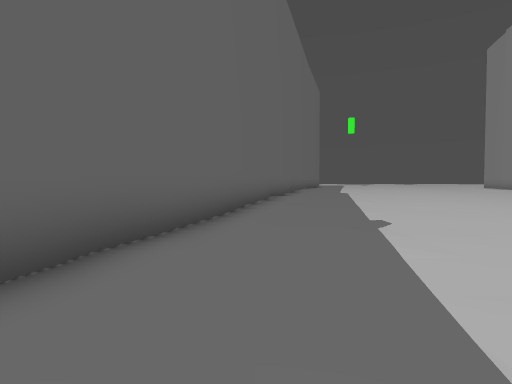
View 1 (above)

23 first-person views from a walk through a Godot game level. The camera is 1.5 m above the floor, tilts 2° down and sees 75° across. The floor is counted in squares, 2 m on a side. Each view is taken from the middle of a square. On the plan, view 1 faces up. The plan holds only what a view shows up to about 11 squares ahead; the rest is blank. The place goes on beyond the plan.

View 2
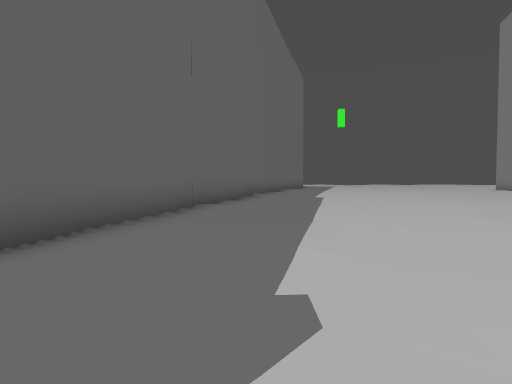

View 3
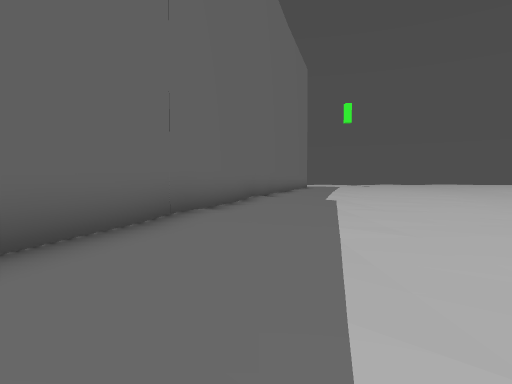

View 4
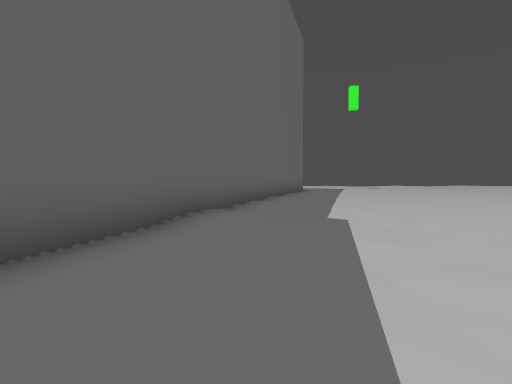

View 5
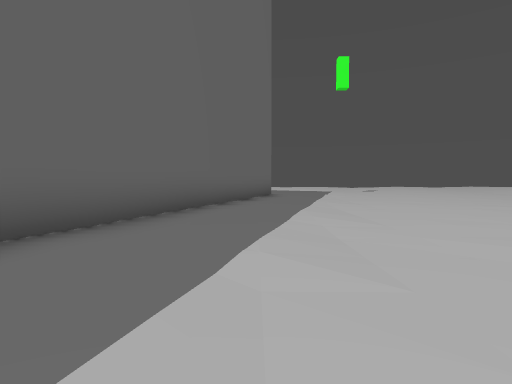

View 6
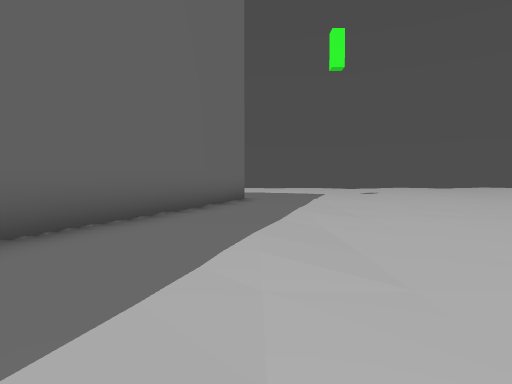

View 7
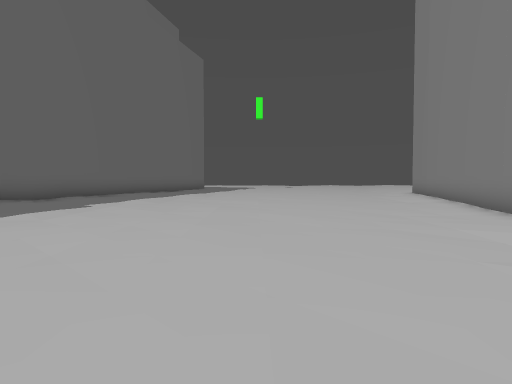

View 8
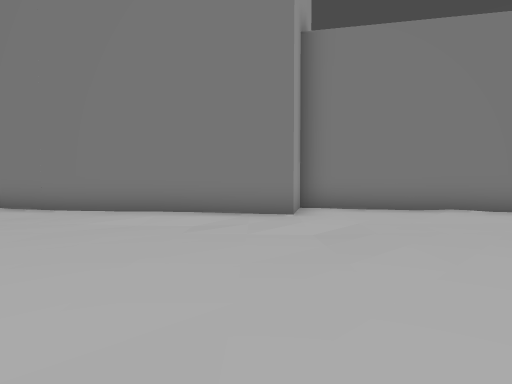

View 9
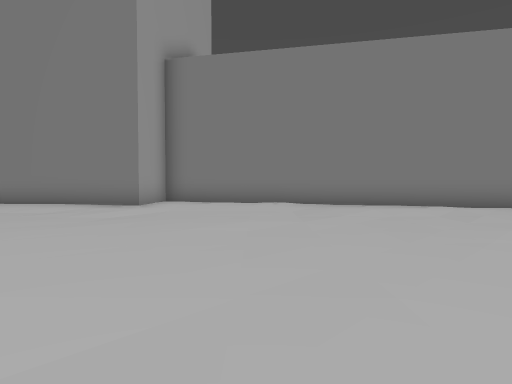

View 10
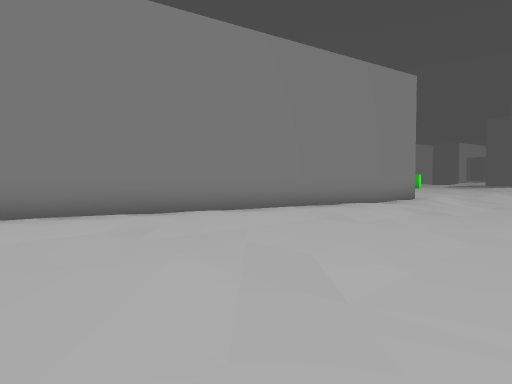

View 11
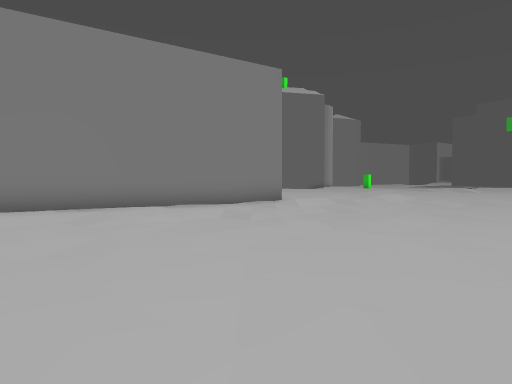

View 12
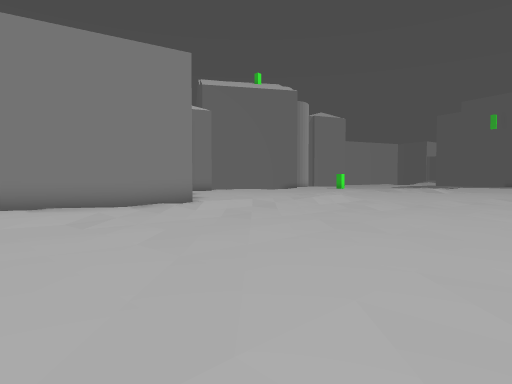

View 13
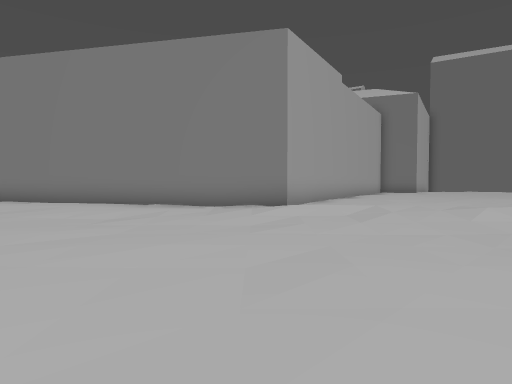

View 14
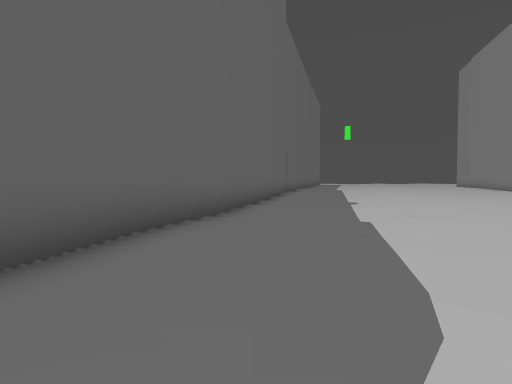

View 15
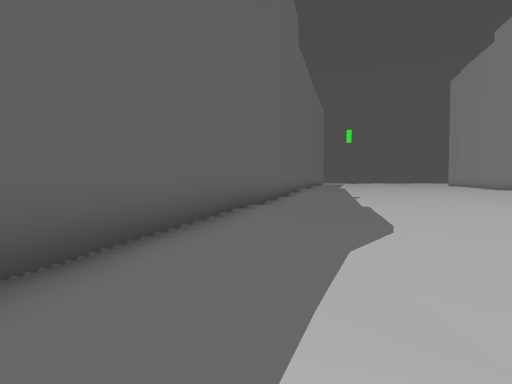

View 16
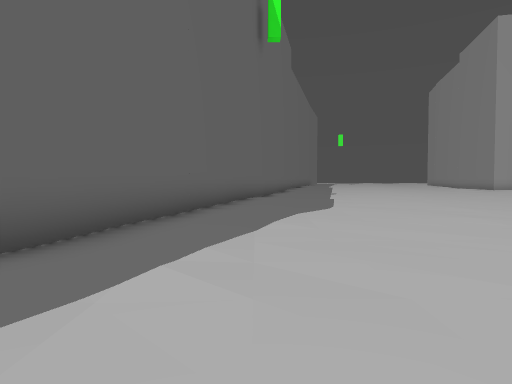

View 17
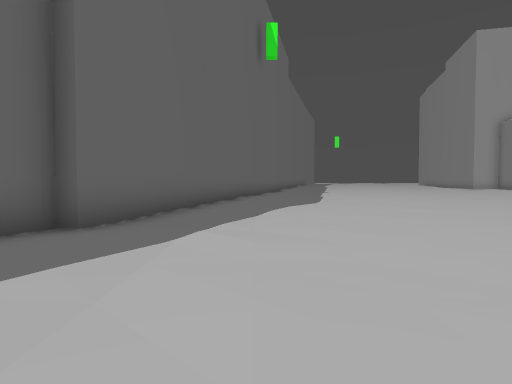

View 18
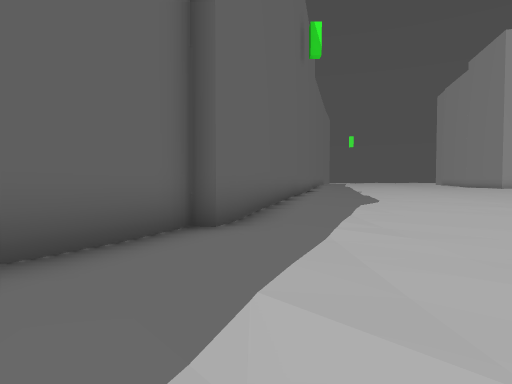

View 19
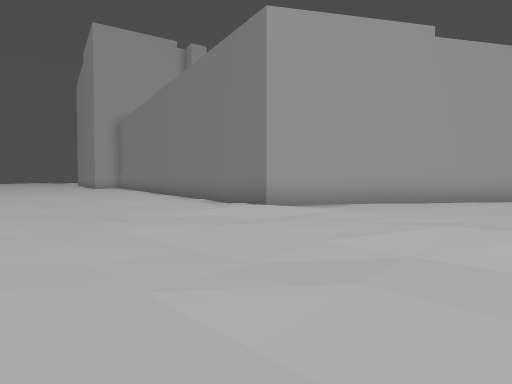

View 20
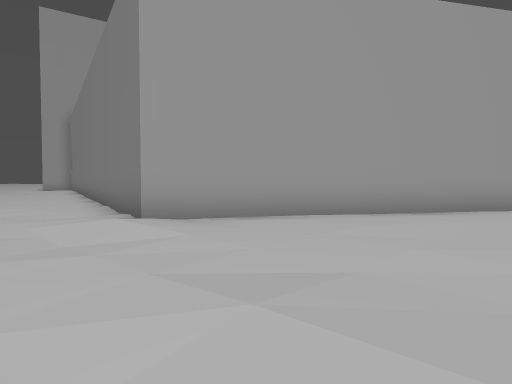

View 21
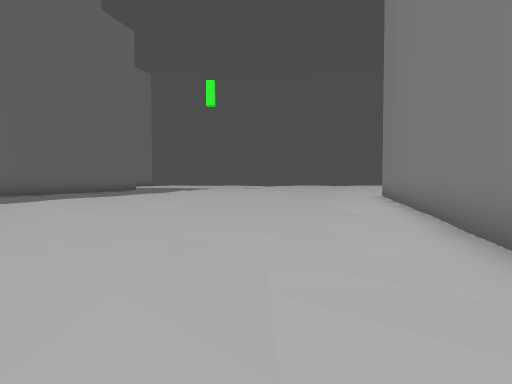

View 22
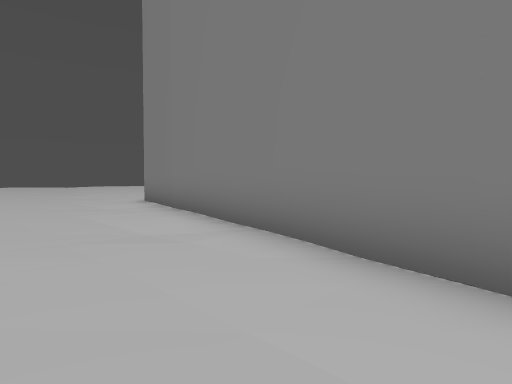

View 23
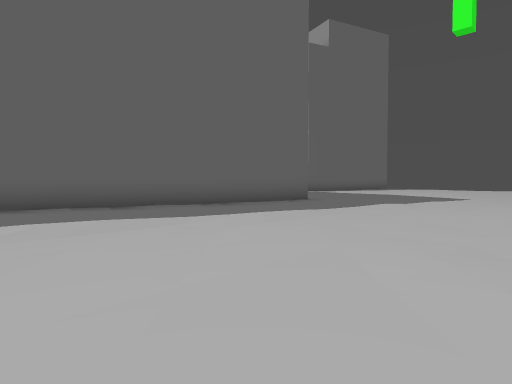

### Floor plan
Key: @ floor where view 1 was taken; # wall or solid block; . main floor; : floor 0.25 m higher than the main floor; - floor 0.25 m lower than the main floor; + floor 0.5 m higher than the main floor; / step, stairs or slope.
Columns run from 6 left of view 1 to 15 right of it. Each row starts with its distance up from view 1.
 31              +::::
 30            #+++::::::
 29            #+::::::::
 28            #+::::::::
 27           ##::::::::::
 26           #+::::::::::
 25           #+::::::::::
 24          ##:::::::::::
 23          #+:::::::::::
 22          #+:::::::::::
 21          #::::::::::::
 20         ##::::::::::.:
 19         #+::::::::::.:
 18         #::::::::::::#
 17        ##::::::::::.:#
 16        #+::.::::::..:#
 15        #:::.::::::..:#
 14        #::..:::::...##
 13       ##::..::::...:#
 12       #:::..::::...:#
 11       #::...::::...:#
 10       #::..::::....:#
  9      ##:....:::....:##
  8      #::....::.....::#
  7      #::....:......:##
  6      #:....::......:#
  5     ##:....::......:#
  4     #:.....:......::#
  3     #::...........:##
  2     #:....:.......:#
  1    ##:....:.......:#
  0    #::@..........::#
 -1    #:.............:#
 -2    #:.............##
 -3    #:.............#
 -4   ##.............:#
 -5   #:..............#
 -6   #..............##
 -7   #..............#
 -8  ##............//#
 -9 ##..............:##
-10 #....... ....-..::###
-11 #....... ...--//::::##
-12  ......  ....../::::::
-13  .-...   ...-../::::::
-14   . .     ..-../::::

Positions as (right, up) in squares from view 1, and headings:
1: (0, 0), facing up
2: (2, 4), facing up
3: (2, 6), facing up
4: (3, 11), facing up
5: (5, 16), facing up
6: (6, 19), facing up
7: (9, 8), facing up
8: (6, 10), facing right
9: (4, 6), facing right
10: (6, 4), facing down-right
11: (3, 0), facing down-right
12: (2, -3), facing down-right
13: (2, -8), facing right
14: (-1, -5), facing up
15: (-2, -8), facing up
16: (-2, -12), facing up
17: (-2, -14), facing up
18: (-4, -14), facing up
19: (5, -14), facing up-right
20: (8, -14), facing up-right
21: (12, 12), facing up
22: (12, 15), facing up-right
23: (12, 21), facing up-left
